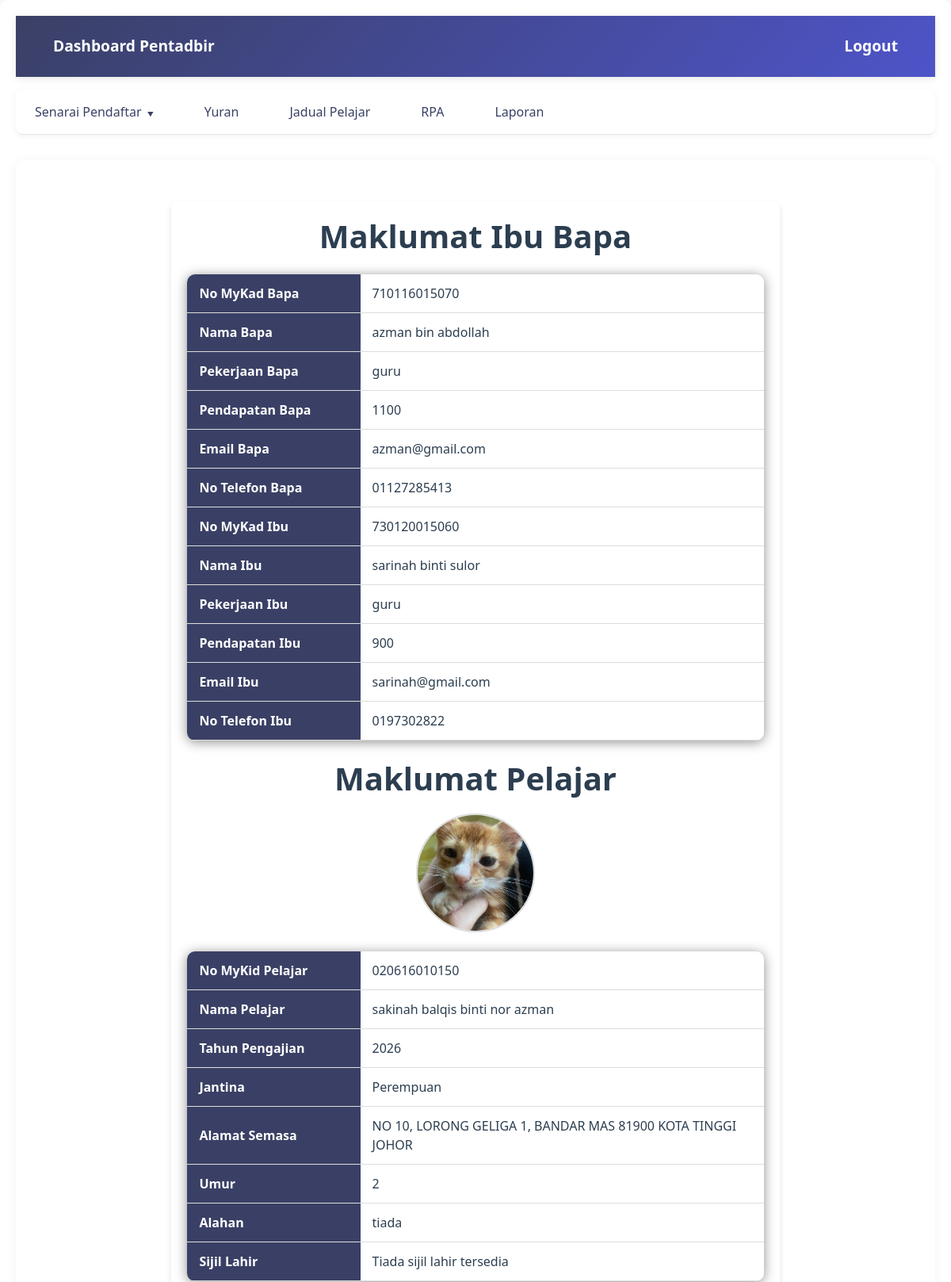
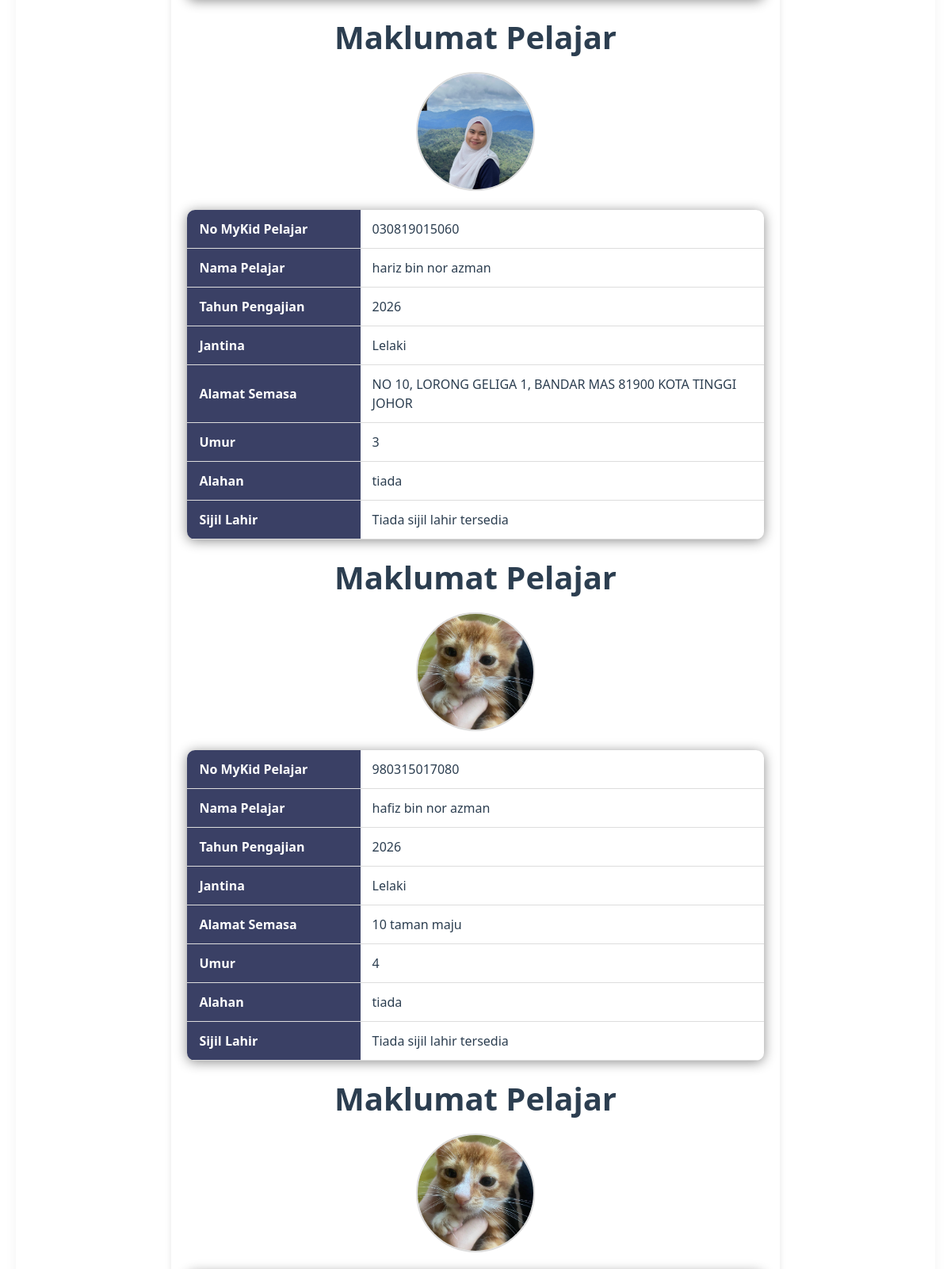
The page /profilIbubapaAdmin.php?id_ibubapa=10 (signed in, upper part) on the database its author committed (2 pictures, top to bottom).
### tables this page shows
CREATE TABLE `pelajar` (
  `ic_pelajar` varchar(20) NOT NULL,
  `nama_pelajar` varchar(100) NOT NULL,
  `jantina` varchar(10) NOT NULL,
  `alamat_semasa` varchar(255) DEFAULT NULL,
  `umur` int(11) DEFAULT NULL,
  `Alahan` varchar(100) DEFAULT NULL,
  `gambar_pelajar` varchar(255) DEFAULT NULL,
  `ibubapa_id` int(11) NOT NULL,
  `tahun_pengajian` int(4) DEFAULT NULL,
  `id_pentadbir` int(11) DEFAULT NULL,
  `id_pendidik` int(11) DEFAULT NULL,
  `sijilLahir_pelajar` varchar(255) DEFAULT NULL,
  `pengesahan` tinyint(1) DEFAULT NULL
);

### profilIbubapaAdmin.php (the view, shortened to what this page needs)
<?php
require_once 'config.php';
if (isset($_GET['id_ibubapa'])) {
    $id_ibubapa = $_GET['id_ibubapa'];
    $query = "
    SELECT
        ibubapa.id_ibubapa,
        ibubapa.ic_bapa,
        ibubapa.nama_bapa,
        ibubapa.pekerjaan_bapa,
        ibubapa.pendapatan_bapa,
        ibubapa.email_bapa,
        ibubapa.no_bapa,
        ibubapa.ic_ibu,
        ibubapa.nama_ibu,
        ibubapa.pekerjaan_ibu,
        ibubapa.pendapatan_ibu,
        ibubapa.EmailIbu,
        ibubapa.no_ibu,
        ibubapa.pengesahan,
        pelajar.ic_pelajar,
        pelajar.nama_pelajar,
        pelajar.jantina,
        pelajar.alamat_semasa,
        pelajar.umur,
        pelajar.gambar_pelajar,
        pelajar.Alahan,
        pelajar.tahun_pengajian,
        pelajar.sijilLahir_pelajar
    FROM ibubapa
    LEFT JOIN pelajar ON pelajar.ibubapa_id = ibubapa.id_ibubapa
    WHERE ibubapa.id_ibubapa = ?";
    $stmt = $conn->prepare($query);
    $stmt->bind_param("i", $id_ibubapa);
    $stmt->execute();
    $result = $stmt->get_result();
    $ibu_bapa_data = null;
    $anak_data = [];
    while ($row = $result->fetch_assoc()) {
        if (!$ibu_bapa_data) {
            $ibu_bapa_data = [
                'ic_bapa' => $row['ic_bapa'],
                'nama_bapa' => $row['nama_bapa'],
                'pekerjaan_bapa' => $row['pekerjaan_bapa'],
                'pendapatan_bapa' => $row['pendapatan_bapa'],
                'email_bapa' => $row['email_bapa'],
                'no_bapa' => $row['no_bapa'],
                'ic_ibu' => $row['ic_ibu'],
                'nama_ibu' => $row['nama_ibu'],
                'pekerjaan_ibu' => $row['pekerjaan_ibu'],
                'pendapatan_ibu' => $row['pendapatan_ibu'],
                'EmailIbu' => $row['EmailIbu'],
                'no_ibu' => $row['no_ibu'],
                'pengesahan' => $row['pengesahan'],
            ];
        }
        if ($row['ic_pelajar']) {
            $anak_data[] = [
                'ic_pelajar' => $row['ic_pelajar'],
                'nama_pelajar' => $row['nama_pelajar'],
                'jantina' => $row['jantina'],
                'alamat_semasa' => $row['alamat_semasa'],
                'umur' => $row['umur'],
                'gambar_pelajar' => $row['gambar_pelajar'],
                'Alahan' => $row['Alahan'],
                'tahun_pengajian' => $row['tahun_pengajian'],
                'sijilLahir_pelajar' => $row['sijilLahir_pelajar'],
            ];
        }
    }
} else {
    die("ID Ibu bapa tidak disediakan.");
}
?>
<!DOCTYPE html>
<html lang="en">
<head>
    <link rel="stylesheet" href="https://cdn.jsdelivr.net/npm/bootstrap@5.3.0/dist/css/bootstrap.min.css">
    <link rel="stylesheet" href="css/dashboard.css">
</head>
<body class="dashboard-container">
    <div class="container">
        <header>
            <a href="pentadbir_dashboard.php"><span>Dashboard Pentadbir</span></a>
            <a href="logout.php">Logout</a>
        </header>
                <nav>
                <ul>
                    <li class="dropdown-parent">
                    <a href="#">Senarai Pendaftar <span class="dropdown-icon">&#x25BC;</span></a>
                </li>
                <li><a href="yuranPentadbir.php">Yuran</a></li>
                <li><a href="admin_jadual.php">Jadual Pelajar</a></li>
                <li><a href="pentadbirRPA.php">RPA</a></li>
                <li><a href="pentadbirLaporan.php">Laporan</a></li>
            </ul>
        </nav>
        <main>
          <div class="profile-container">
        <h1>Maklumat Ibu Bapa</h1>
        <table>
            <tr><th>No MyKad Bapa</th><td><?= htmlspecialchars($ibu_bapa_data['ic_bapa']) ?></td></tr>
            <tr><th>Nama Bapa</th><td><?= htmlspecialchars($ibu_bapa_data['nama_bapa']) ?></td></tr>
            <tr><th>Pekerjaan Bapa</th><td><?= htmlspecialchars($ibu_bapa_data['pekerjaan_bapa']) ?></td></tr>
            <tr><th>Pendapatan Bapa</th><td><?= htmlspecialchars($ibu_bapa_data['pendapatan_bapa']) ?></td></tr>
            <tr><th>Email Bapa</th><td><?= htmlspecialchars($ibu_bapa_data['email_bapa']) ?></td></tr>
            <tr><th>No Telefon Bapa</th><td><?= htmlspecialchars($ibu_bapa_data['no_bapa']) ?></td></tr>
            <tr><th>No MyKad Ibu</th><td><?= htmlspecialchars($ibu_bapa_data['ic_ibu']) ?></td></tr>
            <tr><th>Nama Ibu</th><td><?= htmlspecialchars($ibu_bapa_data['nama_ibu']) ?></td></tr>
            <tr><th>Pekerjaan Ibu</th><td><?= htmlspecialchars($ibu_bapa_data['pekerjaan_ibu']) ?></td></tr>
            <tr><th>Pendapatan Ibu</th><td><?= htmlspecialchars($ibu_bapa_data['pendapatan_ibu']) ?></td></tr>
            <tr><th>Email Ibu</th><td><?= htmlspecialchars($ibu_bapa_data['EmailIbu']) ?></td></tr>
            <tr><th>No Telefon Ibu</th><td><?= htmlspecialchars($ibu_bapa_data['no_ibu']) ?></td></tr>
        </table>
        <?php if (count($anak_data) > 0): ?>
            <?php foreach ($anak_data as $data): ?>
                <h1>Maklumat Pelajar</h1>
                <div class="student-photo">
                    <?php if (!empty($data['gambar_pelajar']) && file_exists("uploads/" . $data['gambar_pelajar'])): ?>
                        <img src="uploads/<?= htmlspecialchars($data['gambar_pelajar']) ?>" alt="Gambar Pelajar">
                    <?php else: ?>
                        <img src="uploads/default.png" alt="Default Photo">
                    <?php endif; ?>
                </div>
                <table>
                    <tr><th>No MyKid Pelajar</th><td><?= htmlspecialchars($data['ic_pelajar']) ?></td></tr>
                    <tr><th>Nama Pelajar</th><td><?= htmlspecialchars($data['nama_pelajar']) ?></td></tr>
                    <tr><th>Tahun Pengajian</th><td><?= htmlspecialchars($data['tahun_pengajian']) ?></td></tr>
                    <tr><th>Jantina</th><td><?= htmlspecialchars($data['jantina']) ?></td></tr>
                    <tr><th>Alamat Semasa</th><td><?= htmlspecialchars($data['alamat_semasa']) ?></td></tr>
                    <tr><th>Umur</th><td><?= htmlspecialchars($data['umur']) ?></td></tr>
                    <tr><th>Alahan</th><td><?= htmlspecialchars($data['Alahan']) ?></td></tr>
                    <tr><th>Sijil Lahir</th><td>
                        <?php if (!empty($data['sijilLahir_pelajar']) && file_exists("uploads/" . $data['sijilLahir_pelajar'])): ?>
                            <a href="uploads/<?= htmlspecialchars($data['sijilLahir_pelajar']) ?>" target="_blank">Lihat Sijil Lahir</a>
                        <?php else: ?>
                            Tiada sijil lahir tersedia
                        <?php endif; ?>
                    </td></tr>
                </table>
            <?php endforeach; ?>
        <?php else: ?>
            <p>Tiada maklumat anak yang didaftarkan.</p>
        <?php endif; ?>
    </div>
    </main>
</body>
</html>

### css/dashboard.css (style rules this page uses)
.dashboard-container { font-family: 'Segoe UI', system-ui, -apple-system, sans-serif; margin: 0; padding: 0; background: #f8f9fa; color: #2c3e50; width: 100%; box-sizing: border-box; min-height: 100vh; }
.dashboard-container .container { max-width: 1200px; width: 100%; margin: 0 auto; padding: 20px; background: #fff; box-shadow: 0 2px 15px rgba(0, 0, 0, 0.05); border-radius: 10px; box-sizing: border-box; }
.dashboard-container header { display: flex; justify-content: space-between; align-items: center; background: linear-gradient(135deg, #3a4065 0%, #4e54c8 100%); padding: 1rem 2rem; color: white; font-size: 1.2em; font-weight: bold; width: 100%; box-sizing: border-box; box-shadow: 0 2px 10px rgba(0, 0, 0, 0.1); }
.dashboard-container header a { color: white; text-decoration: none; font-size: 1em; padding: 8px 15px; border-radius: 5px; transition: all 0.3s ease; }
.dashboard-container nav { background: #ffffff; border-bottom: 1px solid rgba(0, 0, 0, 0.1); width: 100%; box-sizing: border-box; margin-bottom: 2rem; box-shadow: 0 2px 10px rgba(0, 0, 0, 0.05); }
.dashboard-container nav ul { list-style: none; padding: 0; margin: 0; display: flex; align-items: center; gap: 1rem; }
.dashboard-container nav ul li { position: relative; }
.dashboard-container nav ul li a { color: #3a4065; text-decoration: none; padding: 1rem 1.5rem; display: block; font-weight: 500; transition: all 0.3s ease; }
.dropdown-parent > a { display: flex; align-items: center; gap: 5px; }
.dropdown-icon { font-size: 0.8em; transition: transform 0.3s ease; }
.dashboard-container main { padding: 2rem; background: #fff; width: 100%; box-sizing: border-box; border-radius: 10px; box-shadow: 0 2px 15px rgba(0, 0, 0, 0.05); }
.dashboard-container table { width: 80%; border-collapse: collapse; margin: 1.5rem auto; background: white; border-radius: 10px; overflow: hidden; box-shadow: 0 2px 15px rgba(0, 0, 0, 0.449); }
.dashboard-container th, .dashboard-container td { padding: 1rem; border-bottom: 1px solid #eee; }
.dashboard-container th { background: #3a4065; font-weight: 600; color: #ffffff; text-align: center; }
.dashboard-container td { text-align: left; }
nav ul { list-style-type: none; margin: 0; padding: 0; display: flex; gap: 10px; background-color: #3a4065; padding: 10px; }
nav ul li { display: inline; }
nav ul li a { text-decoration: none; color: white; font-weight: bold; padding: 8px 15px; border-radius: 5px; }
.dropdown-parent { position: relative; }
.dropdown-icon { margin-left: 5px; font-size: 0.8em; }

### profilIbubapaAdmin.php (style rules this page uses)
.profile-container { width: 70%; margin: 20px auto; background: #fff; padding: 20px; border-radius: 8px; box-shadow: 0 4px 8px rgba(0, 0, 0, 0.1); }
.profile-container h1 { font-weight: bold; text-align: center; margin-bottom: 20px; }
.profile-container table { width: 100%; border-collapse: collapse; table-layout: fixed; }
.profile-container table th, .profile-container table td { padding: 12px 15px; border-bottom: 1px solid #ddd; word-wrap: break-word; }
.profile-container table th { width: 30%; text-align: left; background-color: #3a4065; color: white; font-weight: 600; padding: 12px 15px; }
.profile-container table td { width: 70%; }
.student-photo { text-align: center; margin-bottom: 20px; }
.student-photo img { width: 150px; height: 150px; border-radius: 50%; object-fit: cover; border: 2px solid #ddd; }
body { margin: 0; font-family: 'Segoe UI', system-ui, -apple-system, sans-serif; background: #f8f9fa; color: #333; }
.container { max-width: 1200px; margin: 0 auto; padding: 0 20px; }
header { background: linear-gradient(135deg, #3a4065 0%, #4e54c8 100%); padding: 1rem; display: flex; justify-content: space-between; align-items: center; box-shadow: 0 2px 10px rgba(0, 0, 0, 0.1); }
header a { color: white !important; text-decoration: none; font-weight: 600; transition: all 0.3s ease; }
nav { background: #ffffff !important; border-radius: 8px; margin: 1rem 0; box-shadow: 0 2px 10px rgba(0, 0, 0, 0.05); }
nav ul { background: transparent !important; list-style-type: none; padding: 0 !important; margin: 0; display: flex; gap: 0.5rem; }
nav ul li a { text-decoration: none; color: #3a4065 !important; display: block; padding: 1rem 1.5rem; transition: all 0.3s ease; border-radius: 6px; }
nav ul li .dropdown-icon { margin-left: 3px; font-size: 8px; }
nav ul .dropdown-parent > a { cursor: pointer; }

### rows shown on the page
pelajar: gambar_pelajar (picture), ic_pelajar "020616010150", nama_pelajar "sakinah balqis binti nor azman", tahun_pengajian "2026", jantina "Perempuan", alamat_semasa "NO 10, LORONG GELIGA 1, BANDAR MAS 81900 KOTA TINGGI JOHOR", umur "2", Alahan "tiada", shows "Tiada sijil lahir tersedia"
pelajar: gambar_pelajar (picture), ic_pelajar "030819015060", nama_pelajar "hariz bin nor azman", tahun_pengajian "2026", jantina "Lelaki", alamat_semasa "NO 10, LORONG GELIGA 1, BANDAR MAS 81900 KOTA TINGGI JOHOR", umur "3", Alahan "tiada", shows "Tiada sijil lahir tersedia"
pelajar: gambar_pelajar (picture), ic_pelajar "980315017080", nama_pelajar "hafiz bin nor azman", tahun_pengajian "2026", jantina "Lelaki", alamat_semasa "10 taman maju", umur "4", Alahan "tiada", shows "Tiada sijil lahir tersedia"
pelajar: gambar_pelajar (picture)

### other values the page prints
$ibu_bapa_data['ic_bapa'] "710116015070"
$ibu_bapa_data['nama_bapa'] "azman bin abdollah"
$ibu_bapa_data['pekerjaan_bapa'] "guru"
$ibu_bapa_data['pendapatan_bapa'] "1100"
$ibu_bapa_data['email_bapa'] "azman@gmail.com"
$ibu_bapa_data['no_bapa'] "01127285413"
$ibu_bapa_data['ic_ibu'] "730120015060"
$ibu_bapa_data['nama_ibu'] "sarinah binti sulor"
$ibu_bapa_data['pekerjaan_ibu'] "guru"
$ibu_bapa_data['pendapatan_ibu'] "900"
$ibu_bapa_data['EmailIbu'] "sarinah@gmail.com"
$ibu_bapa_data['no_ibu'] "0197302822"
